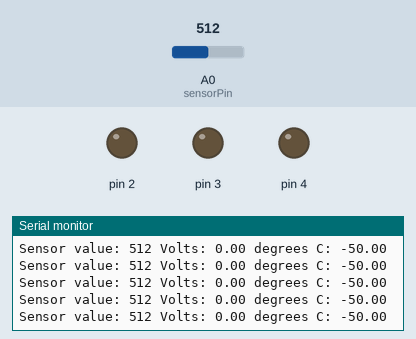
The sketch below on a simulated Arduino Uno, built with avr-gcc and run on an emulated ATmega328P. On the bench: output pins drawn as LEDs (lit = HIGH), the last lines printed to the serial monitor. The test bench sets the inputs (shaded band); at power-on: A0 (sensorPin) = 512.

Above: at 1.2 s.
1.3 s: A0 (sensorPin) set to 985
At 1.39 s:
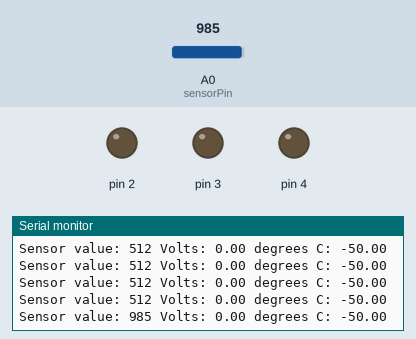
4.3 s: A0 (sensorPin) set to 1007
At 4.3 s:
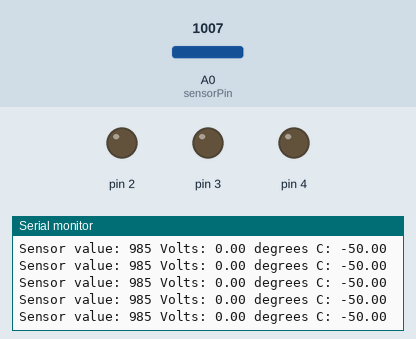
Timing chart, 0 to 7.3 s (numbered marks = the images above; inputs shaded):
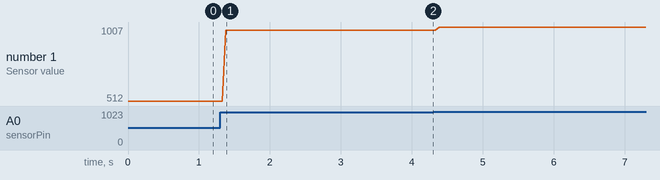

Measured:
- after the input at 1.3 s, the serial monitor: prints a new line after 0.08 s (image 1)
- plotted number 1: 512 → 985 after the input at 1.3 s, 985 → 1007 after the input at 4.3 s

The sketch:

lovometer.ino
```cpp
const int sensorPin = A0;
const float baselineTemp = 20.0;

void setup() {
  Serial.begin(9600);
  for(int pinNumber = 2; pinNumber<5; pinNumber++){
    pinMode(pinNumber, OUTPUT);
    digitalWrite(pinNumber, LOW);
  }
}

void loop() {
  int sensorVal = analogRead(sensorPin);
  Serial.print("Sensor value: ");
  Serial.print(sensorVal);
  float voltage = (sensorVal/1024,0) * 5.0;
  Serial.print(" Volts: ");
  Serial.print(voltage);
  Serial.print(" degrees C: ");
  float temperature = (voltage - .5) * 100;
  Serial.println(temperature);
  if(temperature < baselineTemp+2){
    digitalWrite(2, LOW);
    digitalWrite(3, LOW);
    digitalWrite(4, LOW);
  }else if(temperature >= baselineTemp+2 && temperature < baselineTemp+4){
    digitalWrite(2, HIGH);
    digitalWrite(3, HIGH);
    digitalWrite(4, HIGH);

  }
  delay(1);
}
```
